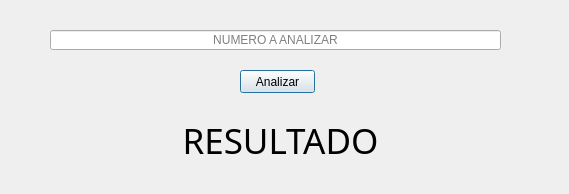
<?xml version="1.0" encoding="UTF-8"?>
<ui version="4.0">
 <class>Dialog</class>
 <widget class="QDialog" name="Dialog">
  <property name="geometry">
   <rect>
    <x>0</x>
    <y>0</y>
    <width>569</width>
    <height>194</height>
   </rect>
  </property>
  <property name="windowTitle">
   <string>Determinar Numeros Pares en una CADENA</string>
  </property>
  <widget class="QPushButton" name="pushButton">
   <property name="geometry">
    <rect>
     <x>240</x>
     <y>70</y>
     <width>75</width>
     <height>23</height>
    </rect>
   </property>
   <property name="text">
    <string>Analizar</string>
   </property>
  </widget>
  <widget class="QLabel" name="label_2">
   <property name="geometry">
    <rect>
     <x>60</x>
     <y>110</y>
     <width>441</width>
     <height>61</height>
    </rect>
   </property>
   <property name="font">
    <font>
     <family>Rockwell</family>
     <pointsize>26</pointsize>
    </font>
   </property>
   <property name="text">
    <string>RESULTADO</string>
   </property>
   <property name="alignment">
    <set>Qt::AlignCenter</set>
   </property>
  </widget>
  <widget class="QLineEdit" name="lineEdit">
   <property name="geometry">
    <rect>
     <x>50</x>
     <y>30</y>
     <width>451</width>
     <height>20</height>
    </rect>
   </property>
   <property name="text">
    <string/>
   </property>
   <property name="alignment">
    <set>Qt::AlignCenter</set>
   </property>
   <property name="placeholderText">
    <string>NUMERO A ANALIZAR</string>
   </property>
  </widget>
 </widget>
 <resources/>
 <connections/>
</ui>
